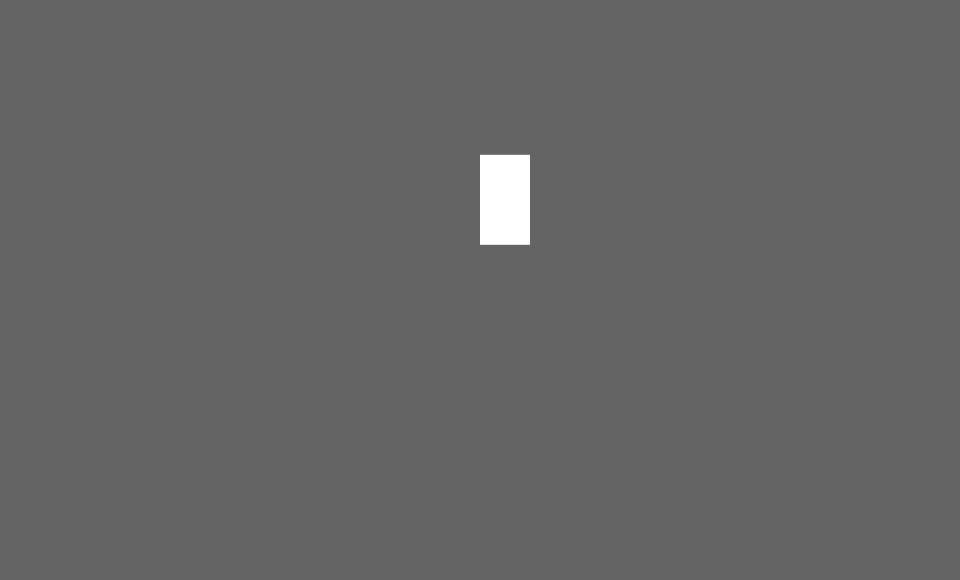
Frame 1 (no input)
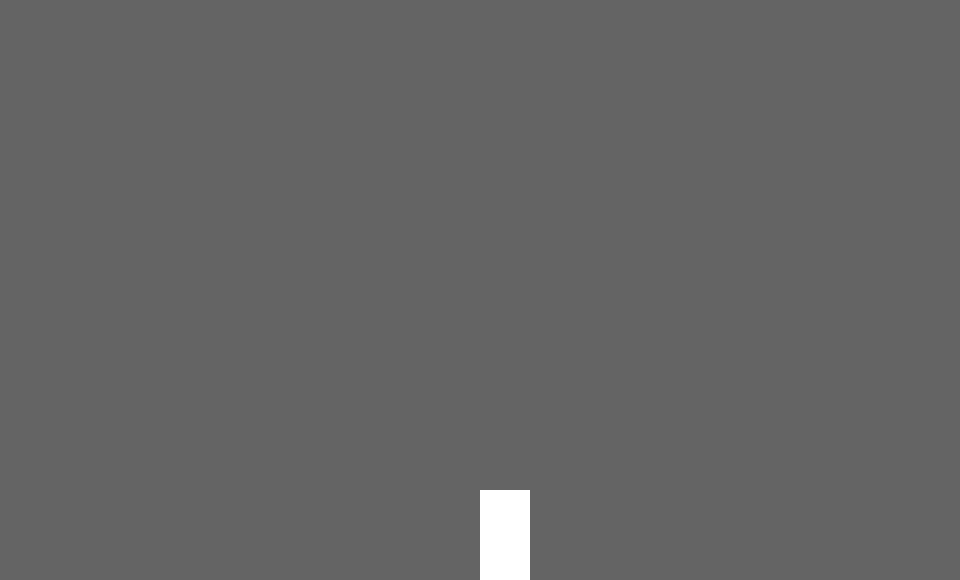
Frame 60 (the mouse pressed at the canvas centre just before this capture)
Frame 120 (the mouse held since frame 60 and released just before this capture): identical to frame 60, image omitted

The Processing sketch that drew these frames (run headless with seeded random() and noise(); from frame 60 on, the mouse is pressed at the canvas centre):

// Processing sketch: introPhysics
// ── introPhysics.pde
GravityBox box;

void setup(){
  size(960,580);
  background(100);
  fill(255);
  noStroke();
  
  box = new GravityBox(width/2, height/4, 50, 90, 100, 45);
  
}

void draw(){
  background(100);
  
  box.update();
  box.display();
  
}

// ── GravityBox.pde

class GravityBox {
  
  float x, y, w, h, weight, angle;
  
  GravityBox(float xIn, float yIn, float wIn, float hIn, float angleIn, float weightIn){
    x = xIn;
    y = yIn;
    w = wIn;
    h = hIn;
    weight = weightIn;
    angle = angleIn;
  }
  
  void update(){
    y += 9.8;
    
    
    if(y > height-h){
      y = height-h;
    }
    else if(y < 0){
      y = 0;
    }
    
    if(x > width-w){
      x = width-w;
    }
    else if(x < 0){
      x = 0;
    }
  }
  
  void display(){
    fill(255);
    rect(x, y, w, h);
  }
  
  
}
